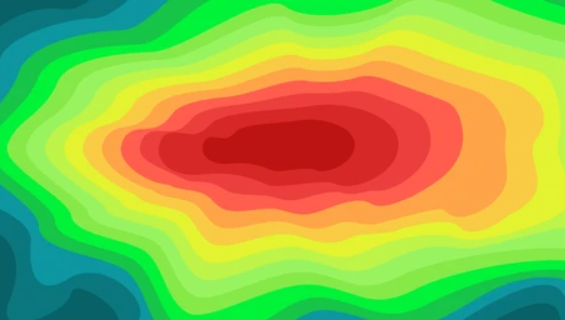
#> input picture Project/heatmap.png, 565 x 320 px, found by its file name
$ python heatmap_reader.py
#> lines starting #> are read from the running program, lines starting #| are printed output that depends on the picture; after the words box and inside, x2 and y2 are one past the last pixel; in counts of white or black regions, pixels touching at a corner belong together
import cv2
import numpy as np
import matplotlib.pyplot as plt

# Let's generate a full color synthetic heatmap (Jet colormap simulation)
def create_color_heatmap():
    size = 500
    img = np.zeros((size, size), dtype=np.uint8)
    cv2.circle(img, (150, 150), 80, 200, -1)
    cv2.circle(img, (350, 300), 100, 255, -1)
    cv2.circle(img, (100, 400), 50, 150, -1)
    img = cv2.GaussianBlur(img, (101, 101), 0)
    # Apply JET colormap to make it look like a real color elevation map
    color_img = cv2.applyColorMap(img, cv2.COLORMAP_JET)
    cv2.imwrite('heatmap_color.png', color_img)
    return color_img

#create_color_heatmap()

def extract_color_contours(image_path):
    # 1. Load the COLOR image
#> called with image_path = 'heatmap.png'
    img = cv2.imread(image_path)
#> img is the input picture: shape (320, 565, 3); mean B, G, R 74.7, 179.6, 155.4
    if img is None:
        raise FileNotFoundError(f"Image not found at {image_path}")

    # 2. Convert to HSV space (better for color isolation)
    hsv = cv2.cvtColor(img, cv2.COLOR_BGR2HSV)
#> hsv: shape (320, 565, 3); mean H, S, V 39.9, 198.9, 224.7

    # 3. Define the 'Heat Range' you want to detect.
    # We want to catch from Yellow-Orange to Red (obstacles).
    # NOTE: Red in HSV wraps around 0 and 180, so we use a very broad low range.
    # Hue (color), Saturation (intensity), Value (brightness)
    lower_heat = np.array([0, 150, 50])    # Deep Orange/Red
    upper_heat = np.array([20, 255, 255])  # Pure Yellow

    # 4. Create a mask: only pixels within this range will be white.
    binary_mask = cv2.inRange(hsv, lower_heat, upper_heat)
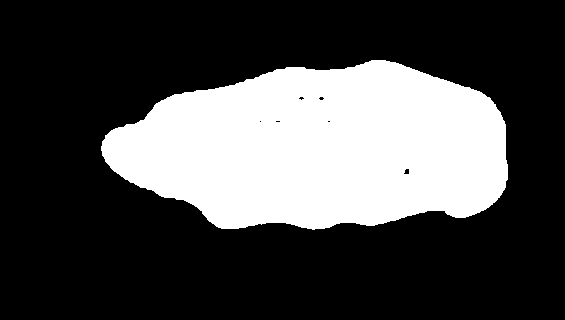
#> binary_mask: shape (320, 565); 28.6% white; 1 white region

    # 5. Extract contours from the mask
    contours, _ = cv2.findContours(binary_mask, cv2.RETR_EXTERNAL, cv2.CHAIN_APPROX_SIMPLE)
#> contours = 1 contour; box (x1, y1, x2, y2) and area: (101, 60, 508, 230) 51291

    return contours, img, binary_mask

# --- EXECUTION ---
# You don't pass a single threshold number anymore, the range is defined inside.
curves, color_img, mask = extract_color_contours('heatmap.png')
#> curves has the same summary as contours in extract_color_contours

# --- PLOTTING ---
plt.figure(figsize=(15, 5))

# Plot 1: Source
plt.subplot(1, 3, 1)
plt.imshow(cv2.cvtColor(color_img, cv2.COLOR_BGR2RGB)) # Convert back to RGB for matplotlib
plt.title('Source COLOR Heatmap')
plt.axis('off')

# Plot 2: The Mask (What the drone 'sees' as an obstacle)
plt.subplot(1, 3, 2)
plt.imshow(mask, cmap='gray')
plt.title('Obstacle Mask (Yellow-Red zones)')
plt.axis('off')

# Plot 3: Result
plt.subplot(1, 3, 3)
plt.imshow(cv2.cvtColor(color_img, cv2.COLOR_BGR2RGB))
for i, contour in enumerate(curves):
    pts = contour.reshape(-1, 2)
    pts = np.vstack([pts, pts[0]])
    # Cyan is a good contrast color against JET map
    plt.plot(pts[:, 0], pts[:, 1], color='cyan', linewidth=2.5)
#> this loop made 1 pass

plt.title(f'Detected Borders ({len(curves)} obstacles)')
plt.axis('off')

plt.tight_layout()
plt.show()
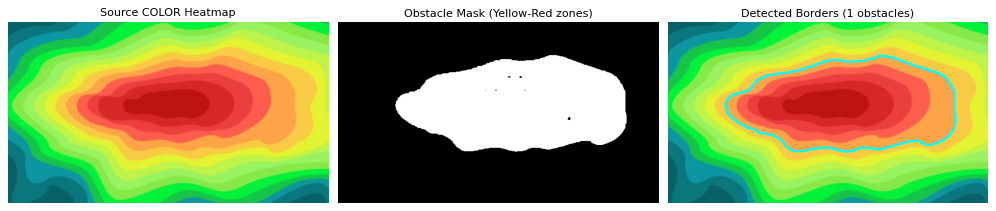
#> figure drawn by matplotlib, 3 panels
